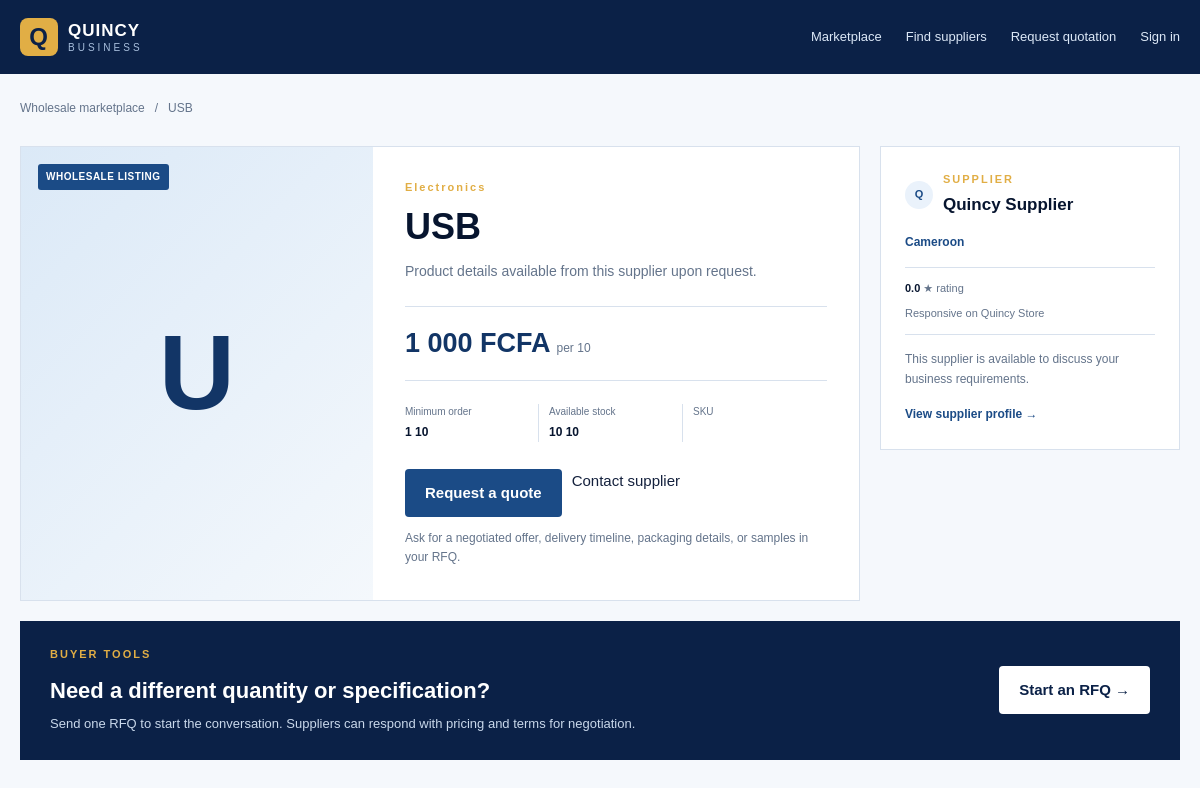
Page /b2b/product-details.php?id=9 on the committed database.
### tables this page shows
CREATE TABLE `products` (
  `id` int(11) NOT NULL,
  `supplier_id` int(11) DEFAULT NULL,
  `manufacturer_id` int(11) DEFAULT NULL,
  `category_id` int(11) NOT NULL,
  `name` varchar(200) NOT NULL,
  `slug` varchar(220) NOT NULL,
  `description` text DEFAULT NULL,
  `sku` varchar(100) DEFAULT NULL,
  `retail_price` decimal(12,2) NOT NULL,
  `wholesale_price` decimal(12,2) DEFAULT NULL,
  `minimum_order_quantity` int(11) DEFAULT 1,
  `unit` varchar(50) DEFAULT 'piece',
  `weight` decimal(10,2) DEFAULT NULL,
  `country_of_origin` varchar(100) DEFAULT 'Cameroon',
  `status` enum('draft','active','out_of_stock','discontinued') DEFAULT 'draft',
  `created_at` timestamp NOT NULL DEFAULT current_timestamp(),
  `updated_at` timestamp NOT NULL DEFAULT current_timestamp() ON UPDATE current_timestamp()
);

CREATE TABLE `categories` (
  `id` int(11) NOT NULL,
  `parent_id` int(11) DEFAULT NULL,
  `name` varchar(100) NOT NULL,
  `description` text DEFAULT NULL,
  `image` varchar(255) DEFAULT NULL,
  `status` enum('active','inactive') DEFAULT 'active',
  `created_at` timestamp NOT NULL DEFAULT current_timestamp(),
  `updated_at` timestamp NOT NULL DEFAULT current_timestamp() ON UPDATE current_timestamp()
);

CREATE TABLE `suppliers` (
  `id` int(11) NOT NULL,
  `user_id` int(11) NOT NULL,
  `business_id` int(11) NOT NULL,
  `supplier_name` varchar(150) NOT NULL,
  `description` text DEFAULT NULL,
  `address` varchar(255) DEFAULT NULL,
  `city` varchar(100) DEFAULT NULL,
  `country` varchar(100) DEFAULT 'Cameroon',
  `verification_status` enum('pending','verified','rejected') DEFAULT 'pending',
  `rating` decimal(2,1) DEFAULT 0.0,
  `status` enum('active','inactive','suspended') DEFAULT 'active',
  `created_at` timestamp NOT NULL DEFAULT current_timestamp(),
  `updated_at` timestamp NOT NULL DEFAULT current_timestamp() ON UPDATE current_timestamp()
);

### includes/functions.php (called while the page is built, shortened)
<?php
function e(mixed $value): string
{
    return htmlspecialchars((string) $value, ENT_QUOTES, 'UTF-8');
}
function formatPrice(float|int|string $amount): string
{
    return number_format((float) $amount, 0, '.', ' ') . ' FCFA';
}

### config/config.php (called while the page is built, shortened)
<?php
require_once __DIR__ . '/database.php';
spl_autoload_register(static function (string $class): void {
    $path = ROOT_PATH . '/classes/' . $class . '.php';
});

### config/database.php (called while the page is built, shortened)
<?php
final class Database
{
    private static ?self $instance = null;
    private PDO $connection;
    private function __construct()
    {
        $dsn = sprintf(
            'mysql:host=%s;port=%s;dbname=%s;charset=%s',
            DB_HOST,
            DB_PORT,
            DB_NAME,
            DB_CHARSET
        );
        $this->connection = new PDO($dsn, DB_USER, DB_PASS, [
            PDO::ATTR_ERRMODE => PDO::ERRMODE_EXCEPTION,
            PDO::ATTR_DEFAULT_FETCH_MODE => PDO::FETCH_ASSOC,
            PDO::ATTR_EMULATE_PREPARES => false,
        ]);
    }
    public static function getInstance(): self
    {
        return self::$instance ??= new self();
    }
    public function getConnection(): PDO
    {
        return $this->connection;
    }
}

### classes/Product.php (called while the page is built, shortened)
<?php
final class Product
{
    private PDO $db;
    public function __construct()
    {
        $this->db = Database::getInstance()->getConnection();
    }
    public function findWholesaleById(int $id): ?array
    {
        $stmt = $this->db->prepare(
            'SELECT p.*,
                    c.name AS category_name,
                    s.supplier_name,
                    s.description AS supplier_description,
                    s.city,
                    s.country,
                    s.verification_status,
                    s.rating,
                    COALESCE(i.quantity - i.reserved_quantity, 0) AS available_quantity
             FROM products p
             LEFT JOIN categories c ON c.id = p.category_id
             INNER JOIN suppliers s
                     ON s.id = p.supplier_id
                    AND s.status = "active"
             LEFT JOIN inventory i
                    ON i.product_id = p.id
                   AND i.variant_id IS NULL
             WHERE p.id = ?
               AND p.status = "active"
               AND p.wholesale_price IS NOT NULL
             LIMIT 1'
        );
        $stmt->execute([$id]);
        $product = $stmt->fetch();
        return $product ?: null;
    }
}

### b2b/product-details.php (the view, shortened to what this page needs)
<?php
require_once dirname(__DIR__) . '/config/config.php';
require_once ROOT_PATH . '/includes/functions.php';
try { $product = (new Product())->findWholesaleById((int) ($_GET['id'] ?? 0)); }
catch (PDOException $exception) { error_log('B2B product details: '.$exception->getMessage()); http_response_code(503); exit('Product details are temporarily unavailable.'); }
$moq = max(1, (int) $product['minimum_order_quantity']);
?>
<!doctype html>
<html lang="en">
<head><link rel="stylesheet" href="<?= e(BASE_URL) ?>/assets/css/style.css"></head>
<body class="b2b-detail-page">
<header class="directory-header"><div class="container directory-header-row"><a class="brand" href="<?= e(BASE_URL) ?>/"><span class="brand-mark">Q</span><span><strong>QUINCY</strong><small>BUSINESS</small></span></a><nav><a href="<?= e(BASE_URL) ?>/b2b/marketplace.php">Marketplace</a><a href="<?= e(BASE_URL) ?>/b2b/suppliers.php">Find suppliers</a><a href="<?= e(BASE_URL) ?>/b2b/request-quotation.php">Request quotation</a><a href="<?= e(BASE_URL) ?>/login.php">Sign in</a></nav></div></header>
<main class="container b2b-detail-main">
    <div class="directory-breadcrumb"><a href="<?= e(BASE_URL) ?>/b2b/marketplace.php">Wholesale marketplace</a><span>/</span><?= e($product['name']) ?></div>
    <div class="b2b-detail-layout">
        <section class="b2b-detail-card">        <div class="b2b-detail-image"><?= e(strtoupper(substr((string) $product['name'], 0, 1))) ?><span>Wholesale listing</span></div><div class="b2b-detail-summary"><p class="eyebrow"><?= e($product['category_name'] ?? 'Business supply') ?></p><h1><?= e($product['name']) ?></h1><p class="detail-description"><?= e($product['description'] ?: 'Product details available from this supplier upon request.') ?></p><div class="detail-price-row"><strong><?= e(formatPrice($product['wholesale_price'])) ?></strong><span>per <?= e($product['unit'] ?: 'unit') ?></span></div><div class="detail-facts"><span><small>Minimum order</small><strong><?= $moq ?> <?= e($product['unit'] ?: 'units') ?></strong></span><span><small>Available stock</small><strong><?= (int) $product['available_quantity'] ?> <?= e($product['unit'] ?: 'units') ?></strong></span><span><small>SKU</small><strong><?= e($product['sku']) ?></strong></span></div><div class="detail-actions"><a class="button button-primary" href="<?= e(BASE_URL) ?>/b2b/request-quotation.php?product=<?= (int) $product['id'] ?>&supplier=<?= (int) $product['supplier_id'] ?>">Request a quote</a><a class="outline-button" href="<?= e(BASE_URL) ?>/b2b/suppliers.php?q=<?= urlencode($product['supplier_name']) ?>">Contact supplier</a></div><p class="detail-note">Ask for a negotiated offer, delivery timeline, packaging details, or samples in your RFQ.</p></div></section>
        <aside class="supplier-detail-panel"><div class="supplier-detail-heading"><span class="supplier-mini-avatar"><?= e(strtoupper(substr((string) $product['supplier_name'], 0, 1))) ?></span><div><p class="eyebrow">SUPPLIER</p><h2><?= e($product['supplier_name']) ?></h2></div></div><?php if ($product['verification_status'] === 'verified'): ?><span class="verified-badge">Verified supplier</span><?php endif; ?><p class="supplier-location"><?= e(implode(', ', array_filter([$product['city'], $product['country']]))) ?></p><div class="supplier-detail-metrics"><span><strong><?= number_format((float) ($product['rating'] ?? 0), 1) ?></strong> ★ rating</span><span>Responsive on Quincy Store</span></div><p><?= e($product['supplier_description'] ?: 'This supplier is available to discuss your business requirements.') ?></p><a class="supplier-profile-link" href="<?= e(BASE_URL) ?>/shop/suppliers.php?q=<?= urlencode($product['supplier_name']) ?>">View supplier profile →</a></aside>
    </div>
    <section class="communication-strip"><div><p class="eyebrow">BUYER TOOLS</p><h2>Need a different quantity or specification?</h2><p>Send one RFQ to start the conversation. Suppliers can respond with pricing and terms for negotiation.</p></div><a class="button button-primary" href="<?= e(BASE_URL) ?>/b2b/request-quotation.php?product=<?= (int) $product['id'] ?>">Start an RFQ →</a></section>
</main>
</body>
</html>

### rows in the picture
products: name "USB", name "U", category.name "Electronics", description "Product details available from this supplier upon request.", wholesale_price "1 000 FCFA", unit "10", minimum_order_quantity "1", supplier.supplier_name "Q", supplier.supplier_name "Quincy Supplier", supplier.country "Cameroon", supplier.rating "0.0", supplier.description "This supplier is available to discuss your business requirements."

### other values in the picture
$product['available_quantity'] "10"
